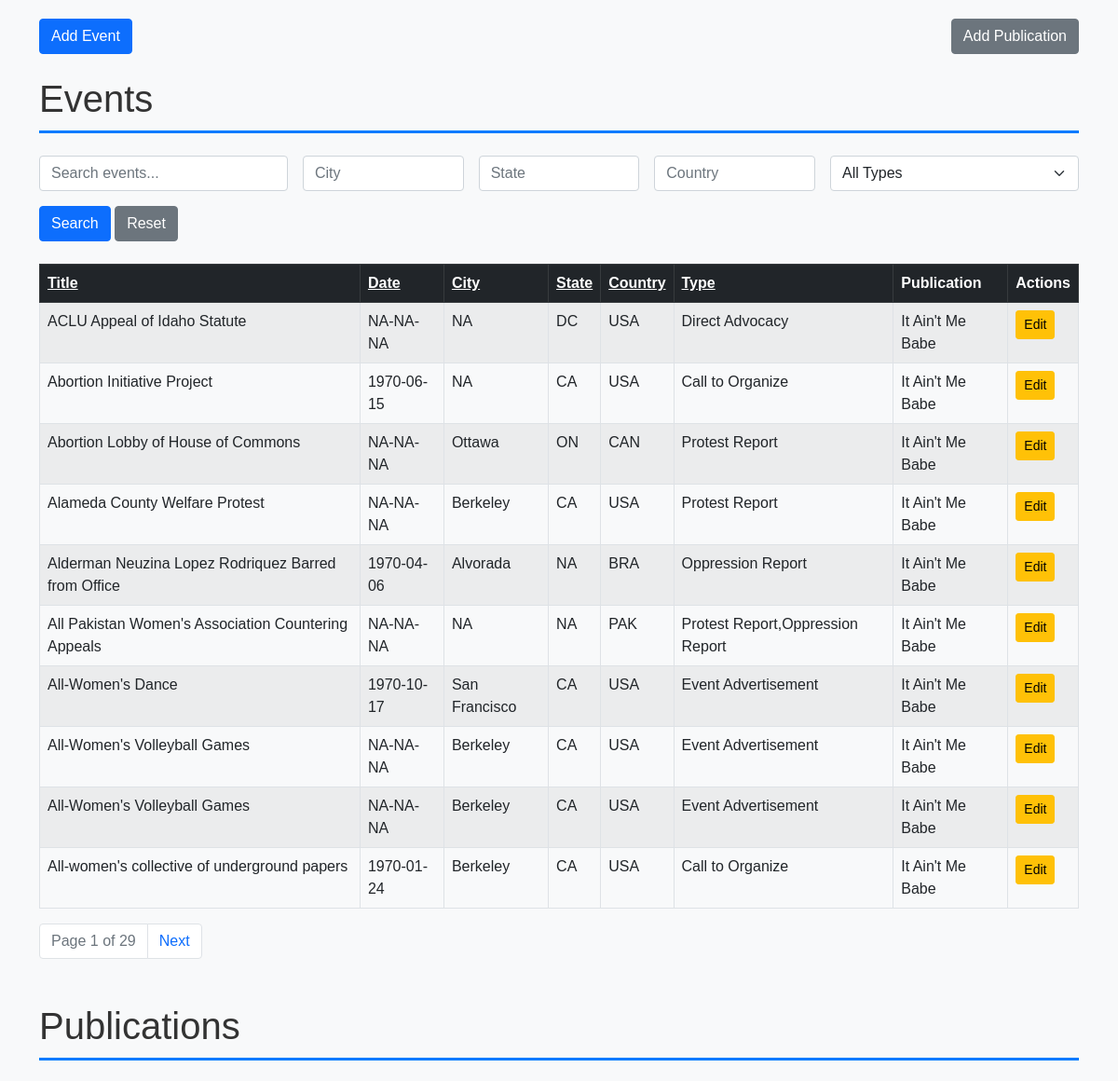
Before: / (upper part) with the older database file.
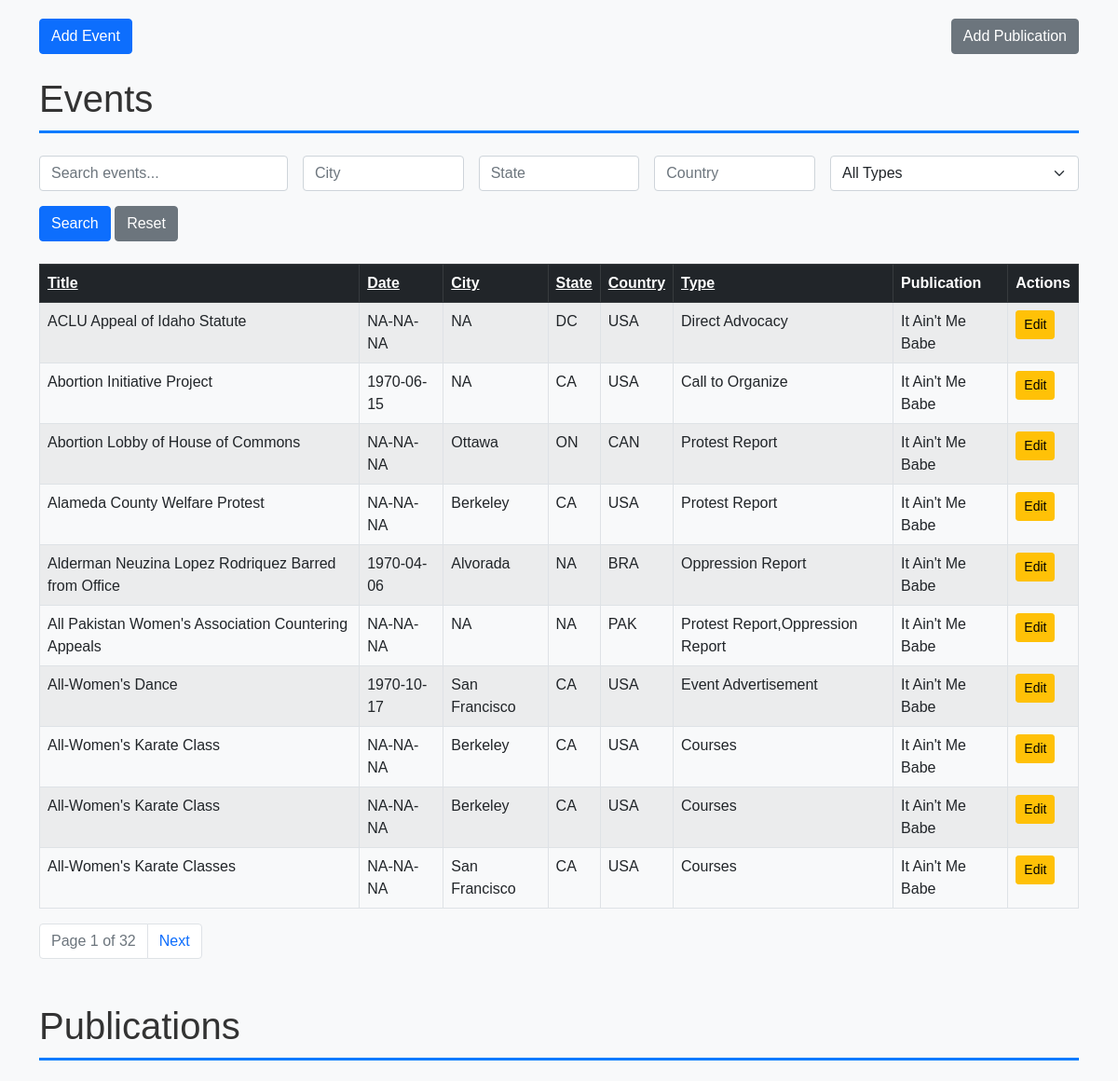
After: the same page with the newer database file.
### tables this page shows
CREATE TABLE events (
    event_id INTEGER PRIMARY KEY AUTOINCREMENT, -- Unique ID for each event
    event_title TEXT NOT NULL,                  -- Title of the event
    event_date DATE,                            -- Date of the event
    description TEXT,                           -- Description of the event
    city TEXT,                                  -- City where the event occurred
    state TEXT,                                 -- State where the event occurred
    country TEXT,                               -- Country where the event occurred
    location TEXT,                              -- Specific location of the event (e.g., venue name)
    address TEXT,                               -- Street address of the event
    event_type TEXT,                            -- Type of event (e.g., conference, workshop)
    publication_id INTEGER,                     -- Foreign key to publications table
    source_publication TEXT,                    -- Source publication for the event if reprinted
    FOREIGN KEY (publication_id) REFERENCES publications (pub_id)
);

CREATE TABLE publications (
    pub_id INTEGER PRIMARY KEY AUTOINCREMENT, -- Unique ID for each publication
    pub_title TEXT NOT NULL,                 -- Title of the publication
    volume INTEGER NOT NULL,                 -- Volume number
    issue_number INTEGER NOT NULL,           -- Issue number within the volume
    issue_date DATE,                         -- Full issue date (year, month, day)
    volume_title TEXT,                       -- Title of the volume (if applicable)
    author_org TEXT,                         -- Author or organization responsible for the publication
    location TEXT                            -- Location associated with the publication
);

### DatabaseFlask/app.py (the view)
@app.route('/')
def index():
    search = request.args.get('search', '').strip()
    sort_events = request.args.get('sort_events', 'event_title')  # Default sort for events
    order_events = request.args.get('order_events', 'asc')  # Default order for events
    page_events = int(request.args.get('page_events', 1))  # Current page for events
    per_page = 10  # Number of rows per page
    offset_events = (page_events - 1) * per_page
    sort_publications = request.args.get('sort_publications', 'pub_title')  # Default sort for publications
    order_publications = request.args.get('order_publications', 'asc')  # Default order for publications
    page_publications = int(request.args.get('page_publications', 1))  # Current page for publications
    offset_publications = (page_publications - 1) * per_page
    conn = get_db_connection()
    events_query = f'''
        SELECT e.event_id, e.event_title, e.event_date, e.city, e.state, e.country, e.event_type,
               e.description, e.location, e.address, e.source_publication,
               p.pub_title AS publication_title
        FROM events e
        LEFT JOIN publications p ON e.publication_id = p.pub_id
        WHERE e.event_title LIKE ?
        ORDER BY {sort_events} {order_events.upper()}
        LIMIT ? OFFSET ?
    '''
    events = conn.execute(events_query, (f"%{search}%", per_page, offset_events)).fetchall()
    total_events_query = '''
        SELECT COUNT(*) FROM events WHERE event_title LIKE ?
    '''
    total_events = conn.execute(total_events_query, (f"%{search}%",)).fetchone()[0]
    publications_query = f'''
        SELECT pub_id, pub_title, volume, issue_number, issue_date, author_org, location
        FROM publications
        ORDER BY {sort_publications} {order_publications.upper()}
        LIMIT ? OFFSET ?
    '''
    publications = conn.execute(publications_query, (per_page, offset_publications)).fetchall()
    total_publications_query = '''
        SELECT COUNT(*) FROM publications
    '''
    total_publications = conn.execute(total_publications_query).fetchone()[0]
    conn.close()
    total_pages_events = (total_events + per_page - 1) // per_page  # Round up division
    total_pages_publications = (total_publications + per_page - 1) // per_page
    return render_template(
        'index.html',
        events=events,
        publications=publications,
        page_events=page_events,
        total_pages_events=total_pages_events,
        page_publications=page_publications,
        total_pages_publications=total_pages_publications,
        search=search,
        sort_events=sort_events,
        order_events=order_events,
        sort_publications=sort_publications,
        order_publications=order_publications
    )

### DatabaseFlask/app.py (called while the page is built)
def get_db_connection():
    conn = sqlite3.connect(DB_PATH)
    conn.row_factory = sqlite3.Row  # This allows us to access columns by name like row['title']
    return conn

### DatabaseFlask/templates/index.html (shortened to what this page needs)
{% extends "base.html" %}
{% block content %}
<div class="d-flex justify-content-between mb-4">
    <a href="{{ url_for('add_event') }}" class="btn btn-primary">Add Event</a>
    <a href="{{ url_for('add_publication') }}" class="btn btn-secondary">Add Publication</a>
</div>
<h1 class="mb-4">Events</h1>
<form method="GET" action="{{ url_for('index') }}" class="mb-4">
    <div class="row g-3">
        <div class="col-md-3">
            <input type="text" name="search" class="form-control" placeholder="Search events..." value="{{ search }}">
        </div>
        <div class="col-md-2">
            <input type="text" name="city" class="form-control" placeholder="City" value="{{ request.args.get('city', '') }}">
        </div>
        <div class="col-md-2">
            <input type="text" name="state" class="form-control" placeholder="State" value="{{ request.args.get('state', '') }}">
        </div>
        <div class="col-md-2">
            <input type="text" name="country" class="form-control" placeholder="Country" value="{{ request.args.get('country', '') }}">
        </div>
        <div class="col-md-3">
            <select name="event_type" class="form-select">
                <option value="">All Types</option>
            </select>
        </div>
    </div>
    <div class="mt-3">
        <button type="submit" class="btn btn-primary">Search</button>
        <a href="{{ url_for('index') }}" class="btn btn-secondary">Reset</a>
    </div>
</form>
<table class="table table-striped table-bordered">
    <thead class="table-dark">
        <tr>
            <th><a href="{{ url_for('index', sort_events='event_title', order_events='asc' if order_events == 'desc' else 'desc', page_events=page_events) }}" class="text-white">Title</a></th>
            <th><a href="{{ url_for('index', sort_events='event_date', order_events='asc' if order_events == 'desc' else 'desc', page_events=page_events) }}" class="text-white">Date</a></th>
            <th><a href="{{ url_for('index', sort_events='city', order_events='asc' if order_events == 'desc' else 'desc', page_events=page_events) }}" class="text-white">City</a></th>
            <th><a href="{{ url_for('index', sort_events='state', order_events='asc' if order_events == 'desc' else 'desc', page_events=page_events) }}" class="text-white">State</a></th>
            <th><a href="{{ url_for('index', sort_events='country', order_events='asc' if order_events == 'desc' else 'desc', page_events=page_events) }}" class="text-white">Country</a></th>
            <th><a href="{{ url_for('index', sort_events='event_type', order_events='asc' if order_events == 'desc' else 'desc', page_events=page_events) }}" class="text-white">Type</a></th>
            <th>Publication</th>
            <th>Actions</th>
        </tr>
    </thead>
    <tbody>
        {% for event in events %}
        <tr>
            <td>{{ event.event_title }}</td>
            <td>{{ event.event_date }}</td>
            <td>{{ event.city }}</td>
            <td>{{ event.state }}</td>
            <td>{{ event.country }}</td>
            <td>{{ event.event_type }}</td>
            <td>{{ event.publication_title }}</td>
            <td>
                <a href="{{ url_for('edit_record', record_type='event', record_id=event.event_id) }}" class="btn btn-sm btn-warning">Edit</a>
            </td>
        </tr>
        {% endfor %}
    </tbody>
</table>
<nav>
    <ul class="pagination">
        <li class="page-item disabled">
            <span class="page-link">Page {{ page_events }} of {{ total_pages_events }}</span>
        </li>
        {% if page_events < total_pages_events %}
        <li class="page-item">
            <a href="{{ url_for('index', page_events=page_events+1, sort_events=sort_events, order_events=order_events) }}" class="page-link">Next</a>
        </li>
        {% endif %}
    </ul>
</nav>
<h1 class="mt-5 mb-4">Publications</h1>
{% endblock %}

### DatabaseFlask/templates/base.html (shortened to what this page needs)
<!DOCTYPE html>
<html lang="en">
<head>
    <link href="https://cdn.jsdelivr.net/npm/bootstrap@5.0.2/dist/css/bootstrap.min.css" rel="stylesheet">
</head>
<body>
    <div class="container">
        {% block content %}{% endblock %}
    </div>
</body>
</html>

### DatabaseFlask/templates/base.html (style rules this page uses)
body { font-family: Arial, sans-serif; background-color: #f8f9fa; }
.container { margin-top: 20px; }
h1 { color: #333; border-bottom: 3px solid #007bff; padding-bottom: 10px; }

Changed rows visible on the page:
no longer on this page (row unchanged): events: event_title "All-Women's Volleyball Games", event_date "NA-NA-NA", city "Berkeley", state "CA", country "USA", event_type "Event Advertisement", publication_title "It Ain't Me Babe"
no longer on this page (row unchanged): events: event_title "All-Women's Volleyball Games", event_date "NA-NA-NA", city "Berkeley", state "CA", country "USA", event_type "Event Advertisement", publication_title "It Ain't Me Babe"
no longer on this page (row unchanged): events: event_title "All-women's collective of underground papers", event_date "1970-01-24", city "Berkeley", state "CA", country "USA", event_type "Call to Organize", publication_title "It Ain't Me Babe"
added events: event_title "All-Women's Karate Class", event_date "NA-NA-NA", city "Berkeley", state "CA", country "USA", event_type "Courses", publication_title "It Ain't Me Babe"
added events: event_title "All-Women's Karate Class", event_date "NA-NA-NA", city "Berkeley", state "CA", country "USA", event_type "Courses", publication_title "It Ain't Me Babe"
added events: event_title "All-Women's Karate Classes", event_date "NA-NA-NA", city "San Francisco", state "CA", country "USA", event_type "Courses", publication_title "It Ain't Me Babe"
Other visible differences:
{{ total_pages_events }}: "29" → "32"
